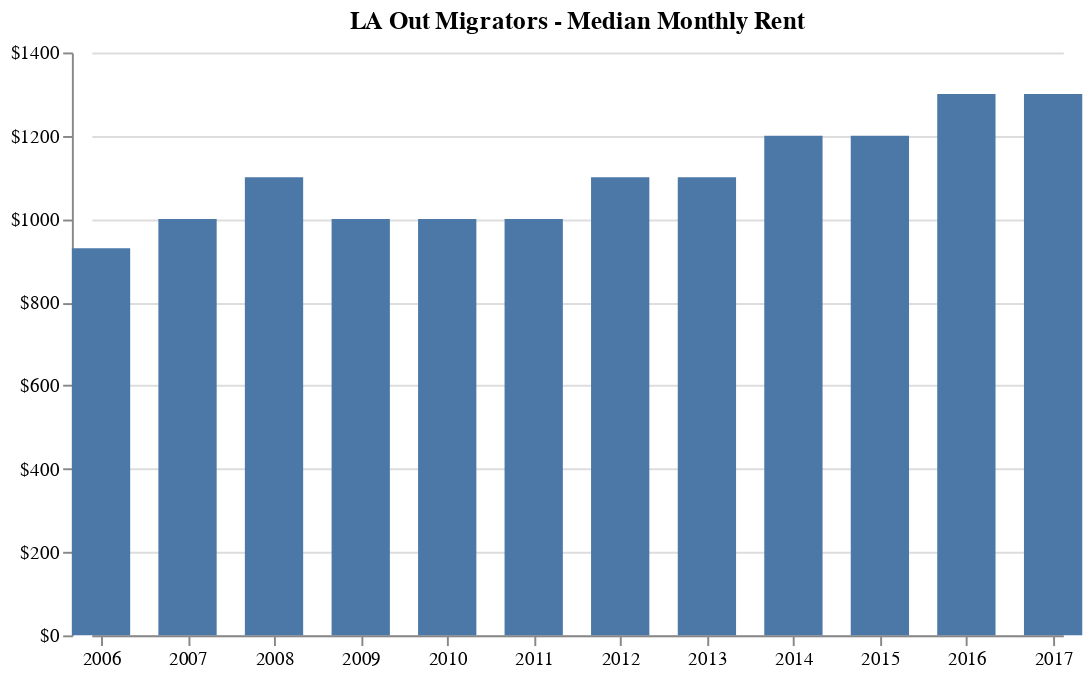

The notebook cell saved with this chart:
### Code cell
bar1

### Figure 1 — Vega-Lite specification as saved in the notebook (floating-point values rounded to 4 significant figures)
{"$schema": "https://vega.github.io/schema/vega-lite/v2.6.0.json", "config": {"view": {"height": 300, "strokeWidth": 0, "width": 400}}, "data": {"name": "data-a2727c8baf040849e2e9ec54ade62a4e"}, "datasets": {"data-a2727c8baf040849e2e9ec54ade62a4e": [{"Rent": 930, "Year": "2006-01-01T00:00:00"}, {"Rent": 1000, "Year": "2007-01-01T00:00:00"}, {"Rent": 1100, "Year": "2008-01-01T00:00:00"}, {"Rent": 1000, "Year": "2009-01-01T00:00:00"}, {"Rent": 1000, "Year": "2010-01-01T00:00:00"}, {"Rent": 1000, "Year": "2011-01-01T00:00:00"}, {"Rent": 1100, "Year": "2012-01-01T00:00:00"}, {"Rent": 1100, "Year": "2013-01-01T00:00:00"}, {"Rent": 1200, "Year": "2014-01-01T00:00:00"}, {"Rent": 1200, "Year": "2015-01-01T00:00:00"}, {"Rent": 1300, "Year": "2016-01-01T00:00:00"}, {"Rent": 1300, "Year": "2017-01-01T00:00:00"}]}, "encoding": {"x": {"axis": {"grid": false, "labelFlush": false}, "field": "Year", "title": null, "type": "temporal"}, "y": {"axis": {"format": "$f", "offset": 10}, "field": "Rent", "scale": {"domain": [0, 1400]}, "title": null, "type": "quantitative"}}, "mark": {"size": 30, "type": "bar"}, "title": "LA Out Migrators - Median Monthly Rent", "width": 500}
